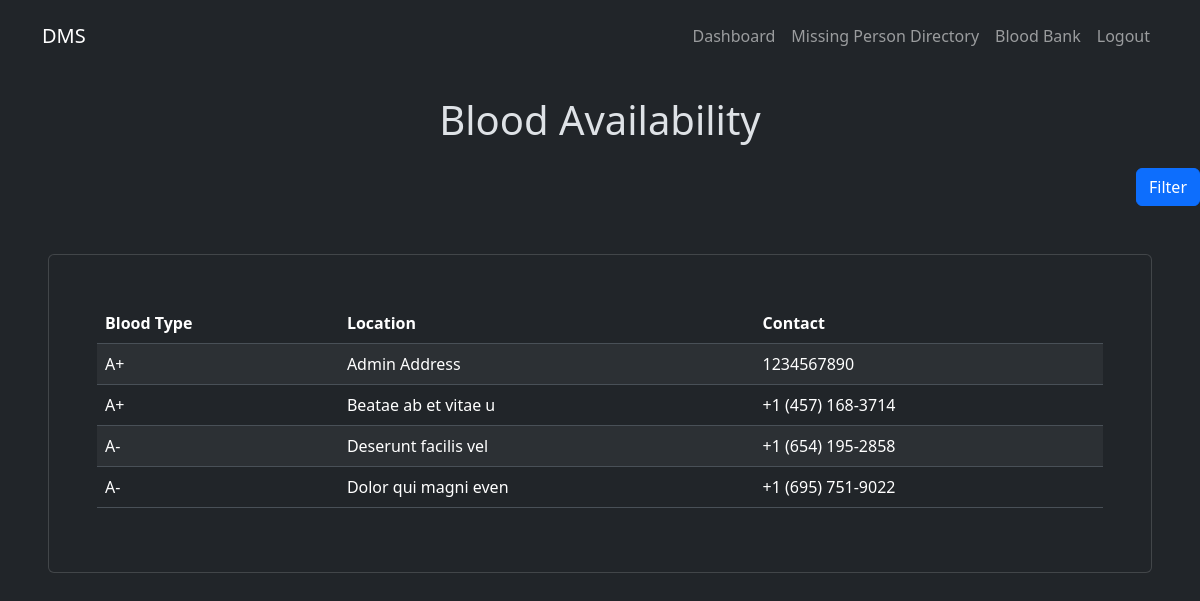
The page /bloodavailability on the database as committed earlier.
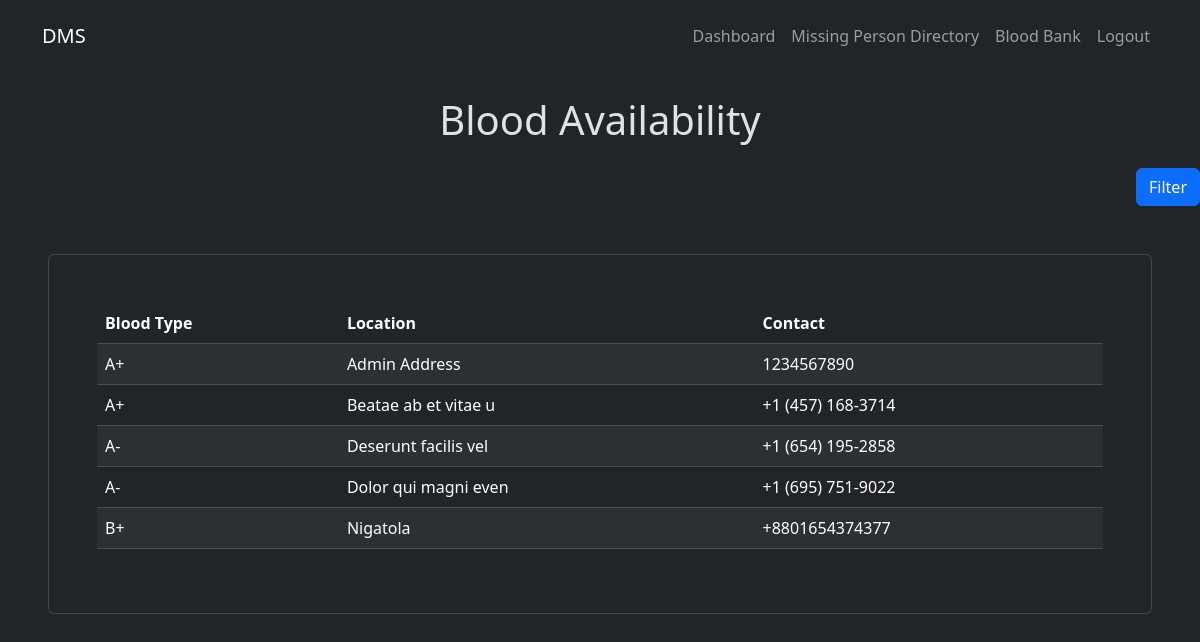
The same page on the database as committed later.
### models/user.py (models this page shows, shortened)
class User(db.Model):
    __tablename__ = 'users'
    id = db.Column(db.Integer, primary_key=True, autoincrement=True)
    username = db.Column(db.String(50), unique=True, nullable=False)
    name = db.Column(db.String(100), nullable=False)
    nid = db.Column(db.String(20), nullable=False)
    date_of_birth = db.Column(db.String(10), nullable=False)
    email = db.Column(db.String(100), unique=True, nullable=False)
    address = db.Column(db.String(200), nullable=False)
    password = db.Column(db.String(100), nullable=False)
    contact = db.Column(db.String(20), nullable=False)
    blood_type = db.Column(db.String(3), nullable=False)
    role = db.Column(db.String(20), default='user', nullable=False)
    blood_donation = db.Column(db.String(6))
    @staticmethod
    def getAlluser():
        return User.query.filter_by(blood_donation="True").order_by(User.address, User.blood_type).all()

### app.py (the view)
@app.route('/bloodavailability', methods=['GET', 'POST'])
def bloodavailability():
    if request.method == 'GET':
        user = User.getAlluser()
        return render_template('bloodavailability.html', user=user)
    elif request.method == 'POST':
        bloodgroup = request.form['bloodgroup']
        location = request.form['location']
        is_success = User.filter_bloodbank(bloodgroup, location)
        return render_template('bloodavailability.html', user=is_success)

### templates/bloodavailability.html (shortened to what this page needs)
{% extends "base.html" %}
{% block content %}
<h1 class="text-center mb-4 mt-4">Blood Availability</h1>
<div class="d-flex justify-content-end">
    <button type="button" class="btn btn-primary ms-2" data-bs-toggle="modal" data-bs-target="#filterModal">
        Filter
    </button>
</div>
<div class="card p-5 m-5">
    <div class="table-responsive">
        <table class="table table-striped">
            <thead>
                <tr>
                    <th>Blood Type</th>
                    <th>Location</th>
                    <th>Contact</th>
                </tr>
            </thead>
            <tbody>
                {% for i in user %}
                <tr>
                    <td>{{ i.blood_type }}</td>
                    <td>{{ i.address }}</td>
                    <td>{{ i.contact }}</td>
                </tr>
                {% endfor %}
            </tbody>
        </table>
    </div>
</div>
{% endblock %}

### templates/base.html (shortened to what this page needs)
<!doctype html>
<html lang="en" data-bs-theme="dark">
<head>
    <link href="https://cdn.jsdelivr.net/npm/bootstrap@5.3.3/dist/css/bootstrap.min.css" rel="stylesheet">
</head>
<body>
    <div class="navbar navbar-expand-lg bg-dark navbar-dark py-3">
        <div class="container">
          <a href="/" class="navbar-brand"> DMS </a>
          <div class="collapse navbar-collapse" id="navmenu">
            <ul class="navbar-nav ms-auto">
              <li class="nav-item">
                <a href = "/dashboard" class="nav-link">Dashboard</a>
              </li>
              <li class="nav-item">
                <a href = "/viewmissing" class="nav-link">Missing Person Directory</a>
              </li>
              <li class="nav-item">
                <a href = "/bloodavailability" class="nav-link">Blood Bank</a>
              </li>
              <li class="nav-item">
                <a href = "/logout" class="nav-link">Logout</a>
              </li>
            </ul>
          </div>
        </div>
      </div>
    {% block content %}
    {%endblock%}
</body>
</html>

Rows that differ between the two databases and show on the page:
added User: blood_type "B+", address "Nigatola", contact "+8801654374377"
